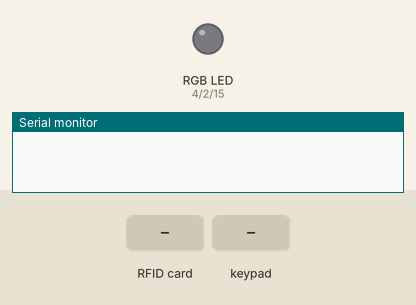
Recording of a sketch running on a simulated ESP32. Shown: an RGB LED mixed from three pins (HIGH = lit), the last lines printed to the serial monitor. The test bench sets the inputs (shaded band).

Above: at 1.2 s.
1.3 s: RFID card A4 C6 E7 07 held to the reader
At 2.1 s:
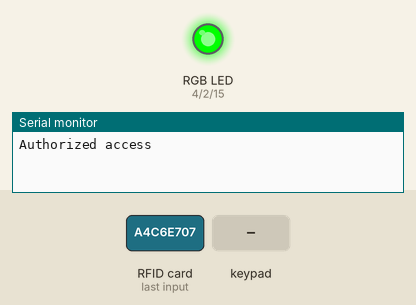
3.8 s: key 'S' pressed
At 4.2 s:
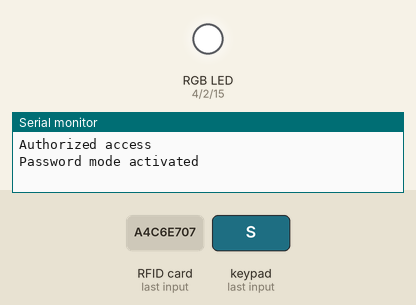
5.8 s: keypad keys 1 3 1 2 1 4 2 7 pressed 0.4 s apart
At 7.8 s:
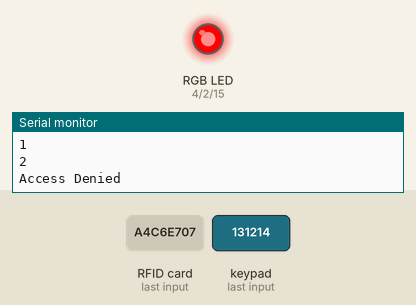
10.5 s: RFID card 5E 7A 19 C4 held to the reader
At 12.7 s:
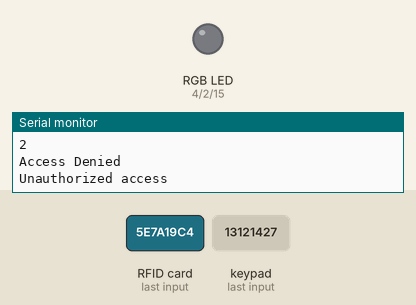
Timing chart, 0 to 13.0 s (numbered marks = the images above; inputs shaded):
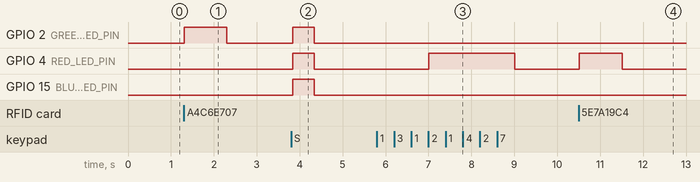

The sketch:

Final_RFID_KEYPAD.ino
```cpp
#include <Keypad.h>
#include <SPI.h>
#include <MFRC522.h>

#define ROW_NUM 4     // four rows
#define COLUMN_NUM 4  // four columns

char keys[ROW_NUM][COLUMN_NUM] = {
  { '1', '2', '3', 'A' },
  { '4', '5', '6', 'B' },
  { '7', '8', '9', 'C' },
  { 'S', '0', 'E', 'D' }
};

byte pin_rows[ROW_NUM] = { 13, 12, 14, 27 };       // GPIO19, GPIO18, GPIO5, GPIO17 connect to the row pins
byte pin_column[COLUMN_NUM] = { 26, 25, 33, 32 };  // GPIO16, GPIO4, GPIO0, GPIO2 connect to the column pins

Keypad keypad = Keypad(makeKeymap(keys), pin_rows, pin_column, ROW_NUM, COLUMN_NUM);

// RGB LED pins
#define BLUE_LED_PIN 15
#define GREEN_LED_PIN 2
#define RED_LED_PIN 4

// RFID
#define SS_PIN 5
#define RST_PIN 0
MFRC522 rfid(SS_PIN, RST_PIN);

// Predefined authorized UID
byte authorizedUID[] = { 0xA4, 0xC6, 0xE7, 0x07 };  // Replace with your own authorized UID

const String correctPassword = "1234";
String enteredPassword = "";

bool passwordModeActive = false;

void setup() {
  Serial.begin(115200);
  pinMode(BLUE_LED_PIN, OUTPUT);
  pinMode(GREEN_LED_PIN, OUTPUT);
  pinMode(RED_LED_PIN, OUTPUT);
  SPI.begin();
  rfid.PCD_Init();
}

void loop() {
  char key = keypad.getKey();

  if (!passwordModeActive) {
    // RFID mode
    // Look for new cards
    if (rfid.PICC_IsNewCardPresent() && rfid.PICC_ReadCardSerial()) {
      // RFID card detected
      if (isAuthorized(rfid.uid.uidByte, rfid.uid.size)) {
        // Authorized access
        digitalWrite(BLUE_LED_PIN, LOW);  // Turn off blue LED
        digitalWrite(GREEN_LED_PIN, HIGH); // Turn on green LED
        digitalWrite(RED_LED_PIN, LOW);    // Turn off red LED
        Serial.println("Authorized access");
      } else {
        // Unauthorized access
        digitalWrite(BLUE_LED_PIN, LOW);   // Turn off blue LED
        digitalWrite(GREEN_LED_PIN, LOW);  // Turn off green LED
        digitalWrite(RED_LED_PIN, HIGH);   // Turn on red LED
        Serial.println("Unauthorized access");
      }
      delay(1000);
      digitalWrite(BLUE_LED_PIN, LOW);    // Turn off blue LED
      digitalWrite(GREEN_LED_PIN, LOW);   // Turn off green LED
      digitalWrite(RED_LED_PIN, LOW);     // Turn off red LED
      // Halt PICC
      rfid.PICC_HaltA();
      // Stop encryption on PCD
      rfid.PCD_StopCrypto1();
    }

    // Check if 'S' key is pressed to activate password mode
    if (key == 'S') {
      passwordModeActive = true;
      enteredPassword = "";
      Serial.println("Password mode activated");
      // Blink RGB LED to indicate password mode activation
      blinkRGB(1,500); // Blink 5 times
    }
  } else {
    // Password mode
    // Handle keypad input for password entry
    if (key) {
      // A key is pressed
      Serial.println(key);
      if (key == 'S') {
        // 'S' key pressed again, deactivate password mode
        passwordModeActive = false;
        enteredPassword = "";
        Serial.println("Password mode deactivated");
        // Blink RGB LED to indicate password mode deactivation
        blinkRGB(3,250); // Blink 5 times
      } else {
        // Append pressed key to entered password
        enteredPassword += key;
        // Check if the entered password length matches the correct password length
        if (enteredPassword.length() == correctPassword.length()) {
          // Compare entered password with correct password
          if (enteredPassword == correctPassword) {
            // Correct password entered, grant access
            digitalWrite(BLUE_LED_PIN, LOW);  // Turn off blue LED
            digitalWrite(GREEN_LED_PIN, HIGH); // Turn on green LED
            digitalWrite(RED_LED_PIN, LOW);    // Turn off red LED
            Serial.println("Access Granted");
            passwordModeActive = false;
          } else {
            // Incorrect password entered, deny access
            digitalWrite(BLUE_LED_PIN, LOW);   // Turn off blue LED
            digitalWrite(GREEN_LED_PIN, LOW);  // Turn off green LED
            digitalWrite(RED_LED_PIN, HIGH);   // Turn on red LED
            Serial.println("Access Denied");
            passwordModeActive = false;
          }
          // Reset entered password after 2 seconds
          delay(2000);
          digitalWrite(BLUE_LED_PIN, LOW);    // Turn off blue LED
          digitalWrite(GREEN_LED_PIN, LOW);   // Turn off green LED
          digitalWrite(RED_LED_PIN, LOW);     // Turn off red LED
          enteredPassword = "";
        }
      }
    }
  }
}

bool isAuthorized(byte *uid, byte uidSize) {
  if (uidSize != sizeof(authorizedUID)) return false;
  for (byte i = 0; i < uidSize; i++) {
    if (uid[i] != authorizedUID[i]) return false;
  }
  return true;
}

// Function to blink RGB LED multiple times
void blinkRGB(int times,int duration) {
  for (int i = 0; i < times; i++) {
    digitalWrite(BLUE_LED_PIN, HIGH);
    digitalWrite(GREEN_LED_PIN, HIGH);
    digitalWrite(RED_LED_PIN, HIGH);
    delay(duration);
    digitalWrite(BLUE_LED_PIN, LOW);
    digitalWrite(GREEN_LED_PIN, LOW);
    digitalWrite(RED_LED_PIN, LOW);
    delay(duration);
  }
}
```

Measured:
- after the input at 1.3 s, GPIO 2 (GREEN_LED_PIN): LOW → HIGH at once, → LOW 1.0 s later
- after the input at 3.8 s, GPIO 2 (GREEN_LED_PIN), GPIO 4 (RED_LED_PIN), GPIO 15 (BLUE_LED_PIN): LOW → HIGH at once, → LOW 0.50 s later
- after the input at 5.8 s, GPIO 4 (RED_LED_PIN): LOW → HIGH after 1.2 s, → LOW 2.0 s later
- after the input at 10.5 s, GPIO 4 (RED_LED_PIN): LOW → HIGH at once, → LOW 1.0 s later
